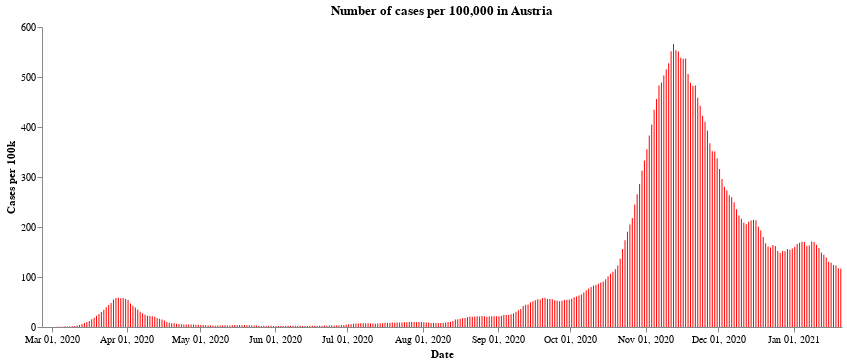

The notebook cell this image was saved under:
### Markdown cell above
First we have the number of cases per 100,000 population across the whole of Austria. After a very sharp rise in cases during the end of October and the middle of November, the number of new cases have fallen due to the second lockdown. At the time of writting, the cases seem to have levelled off a little - though the Austrian government announced a third lockdown lasting a month starting from the 26th of December, in the expectation that cases will continue to rise over the festive period.

### Code cell
#collapse
import altair as alt

alt.Chart(all_austria).mark_bar(
    color='red',
    opacity=1,
    size=1
).encode(
    x=alt.X("yearmonthdate(Time):T", axis=alt.Axis(title='Date')),
    y=alt.Y("SiebenTageInzidenzFaelle:Q",
            axis=alt.Axis(title='Cases per 100k')),
).configure_axis(grid=False).configure_view(strokeWidth=0).properties(
    title='Number of cases per 100,000 in Austria', width=800
)

### Figure 1 — Vega-Lite specification as saved in the notebook (floating-point values rounded to 4 significant figures; data arrays with more than 128 entries replaced by an {"elided": "..."} marker saying what was removed)
{"config": {"view": {"continuousWidth": 400, "continuousHeight": 300, "strokeWidth": 0}, "axis": {"grid": false}}, "data": {"name": "data-8d90f39392057ec6692b57e260849a5a"}, "mark": {"type": "bar", "color": "red", "opacity": 1, "size": 1}, "encoding": {"x": {"type": "temporal", "axis": {"title": "Date"}, "field": "Time", "timeUnit": "yearmonthdate"}, "y": {"type": "quantitative", "axis": {"title": "Cases per 100k"}, "field": "SiebenTageInzidenzFaelle"}}, "title": "Number of cases per 100,000 in Austria", "width": 800, "$schema": "https://vega.github.io/schema/vega-lite/v4.8.1.json", "datasets": {"data-8d90f39392057ec6692b57e260849a5a": {"elided": "330 records"}}}
